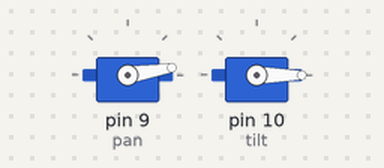
The sketch below on a simulated Arduino Uno, built with avr-gcc and run on an emulated ATmega328P. On the bench: 2 × servo. What the sketch prints to the serial monitor is not drawn.

Above: at 0.15 s.
At 10.01 s:
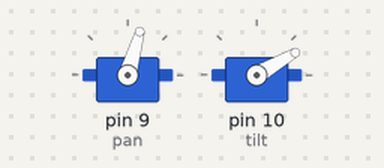
At 19.87 s:
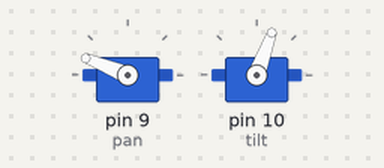
At 39.63 s:
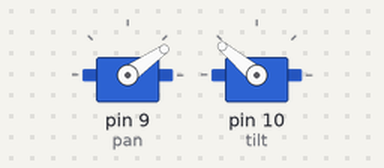
Timing chart, 0 to 40.0 s (numbered marks = the images above):
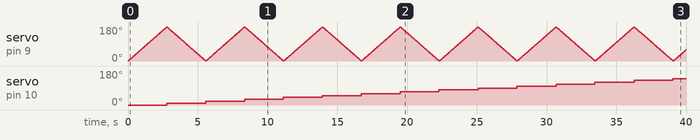

The sketch:

servo_control.ino
```cpp
#include <Servo.h>

// Initialize servos
Servo pan;  // servo object to control a servo (maximum eight servo objects can be created)
int pan_pos = 0;    // store servo position
Servo tilt;
int tilt_pos = 0;

void setup() {
  pan.attach(9);  // attaches the servo on pin 9 to the servo object
  tilt.attach(10);
  Serial.begin(9600);
}

void loop() {

  tilt.write(tilt_pos);
  pan.write(pan_pos);

  for (pan_pos = 0; pan_pos < 180; pan_pos += 1){  // goes from 0 degrees to 180 degrees
    pan.write(pan_pos);  // tell servo to go to position in variable 'pos'
    delay(15);      // waits 15ms for the servo to reach the position

    if (pan_pos >= 179) {
      tilt_pos = tilt_pos + 10;
      tilt.write(tilt_pos);
      delay(15);
    }

    Serial.print(tilt_pos);
    Serial.print(",");
    Serial.print(pan_pos);
    Serial.print(",");
    Serial.println(1);
  }

  for (pan_pos = 180; pan_pos >= 1; pan_pos -= 1){     // goes from 180 degrees to 0 degrees
    pan.write(pan_pos);              // tell servo to go to position in variable 'pos'
    delay(15);                       // waits 15ms for the servo to reach the position

    if (pan_pos <= 1){
      tilt_pos = tilt_pos + 10;
      tilt.write(tilt_pos);
      delay(15);
    }
    Serial.print(tilt_pos);
    Serial.print(",");
    Serial.print(pan_pos);
    Serial.print(",");
    Serial.println(1);
  }

  if (tilt_pos >= 180) {
    tilt_pos = 0;
    tilt.write(tilt_pos);
  }
}
```

Measured:
- by itself, servo on pin 10 (tilt): moves from 0° to 140° over 36.3 s
